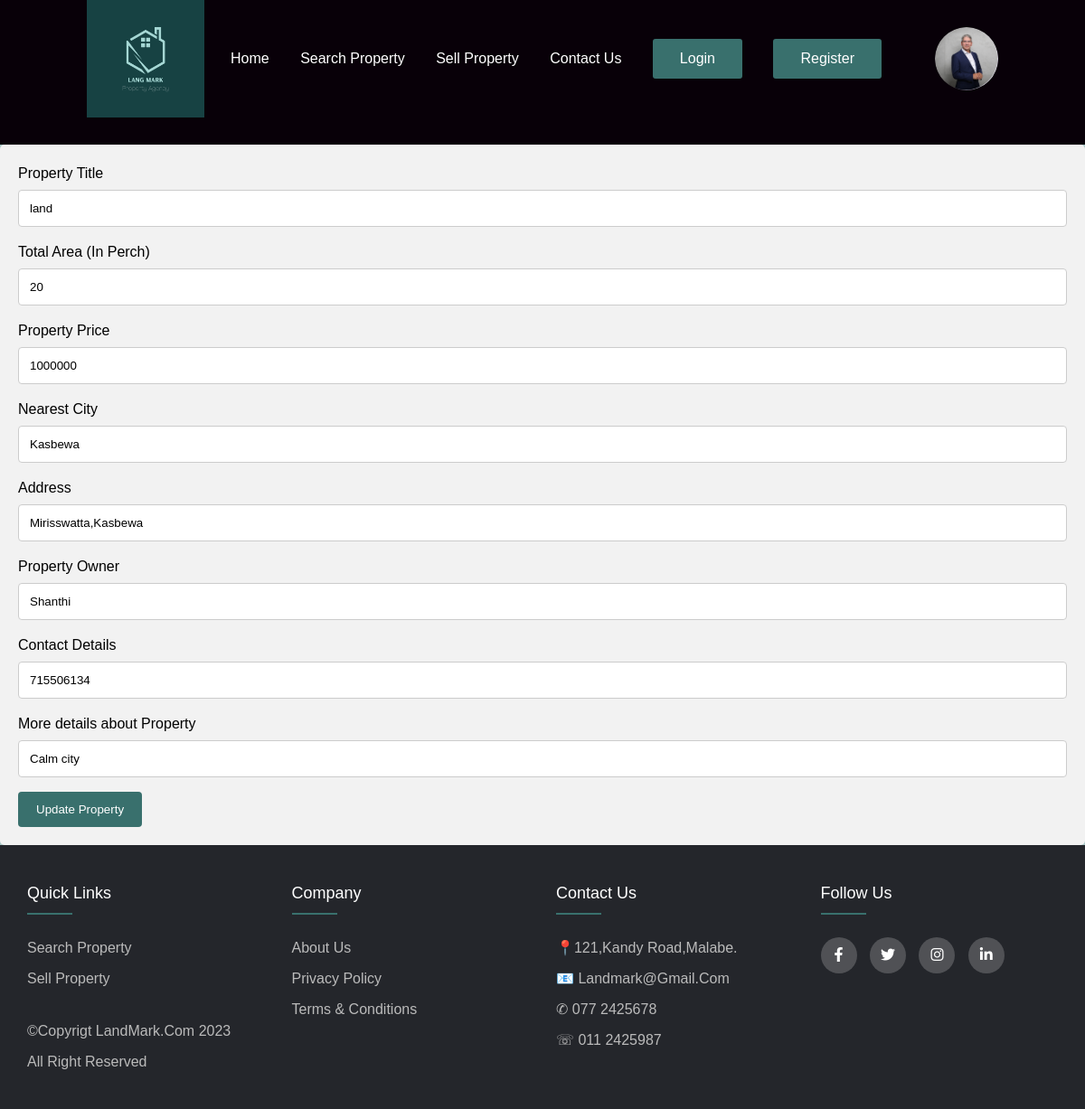
Screenshot of /edit_property.php?id=4 with the database file from the repository.
### tables this page shows
CREATE TABLE `tb_property` (
  `id` int(11) NOT NULL,
  `Property_Title` varchar(50) NOT NULL,
  `Total_Area` int(11) NOT NULL,
  `Property_Price` float NOT NULL,
  `Property_City` varchar(50) NOT NULL,
  `Property_Address` varchar(100) NOT NULL,
  `Property_Owner` varchar(50) NOT NULL,
  `Contact_Details` int(11) NOT NULL,
  `More_details` varchar(200) NOT NULL
);

### edit_property.php (the view, shortened to what this page needs)
<!DOCTYPE html>
<html>
<head>
<link href="style.css" rel="stylesheet" type="text/css">
<link rel="stylesheet" type="text/css" href="https://cdnjs.cloudflare.com/ajax/libs/font-awesome/6.4.0/css/all.min.css">
 <link rel="stylesheet" href="css/style.css">
<div class="header">
<nav>
     <img src="media/LAND MARK.png" class="logo">
	 <ul class="nav-links">
	 <li><a href="index.html">Home</a></li>
	  <li><a href="search.php">Search Property</a></li>
	 <li><a href="Add_property.html">Sell Property</a></li>
	 <li><a href="contact_us.html">Contact Us</a></li>
	 <li class="btn" ><a href="login.php"> Login </a></li>
	 <li class="btn2"><a href="Register.html"> Register </a></li>
	 </ul>
	  <a href=" " target="_blank">
	 <img src="media/user.png" class="user-pic"></a>
</nav>
</div>
</head>
<body>
   <form action="property_edit.php" method="post">
        <div class="container7">
		   <?php
               if (isset($_GET['id'])) {
                include("config.php");
                $id = $_GET['id'];
                $sql = "SELECT * FROM tb_property WHERE id=$id";
                $result = mysqli_query($conn,$sql);
                $row = mysqli_fetch_array($result);
                ?>
			 <label for="pname">Property Title</label>
				<input type="text" name="propertytitle" placeholder="Enter Property Title.." value = "<?php echo $row["Property_Title"];?>">
			<tr>
				  <label for="parea">Total Area (In Perch)</label>
				<input type="text" name="totalarea"  placeholder="Enter Total area" value = "<?php echo $row["Total_Area"];?>">
			</tr>
			<tr>
				  <label for="pprice">Property Price</label>
				<input type="text" name="propertyprice" placeholder="Enter Property Price.." value = "<?php echo $row["Property_Price"];?>" >
			</tr>
			<tr>
				  <label for="pcity">Nearest City</label>
				<input type="text" name="nearestcity" placeholder="Enter Nearest City.." value = "<?php echo $row["Property_City"];?>" >
			</tr>
			<tr>
				  <label for="padress">Address</label>
				<input type="text" name="Address" placeholder="Enter Property Address.." value = "<?php echo $row["Property_Address"];?>" >
			</tr>
			<tr>
				  <label for="powner">Property Owner</label>
				<input type="text" name="propertyowner" placeholder="Enter Property Owner Name.." value = "<?php echo $row["Property_Owner"];?>" >
			</tr>
			<tr>
				  <label for="ocontact">Contact Details</label>
				<input type="text" name="contactdetails" placeholder="Enter Contact Details.." value = "<?php echo $row["Contact_Details"];?>" >
			</tr>
			<tr>
			      <label for="Moreproperty">More details about Property</label>
				<input type="text" name="moredetails" placeholder="Enter Property Details.." value = "<?php echo $row["More_details"];?>" >
			</tr>
			</form>
            <div class="form-element my-4">
                <input type="submit" name="edit" value="Update Property" class="btn btn-primary">
            </div>
                <?php
            }else{
                echo "<h3>Property Does not Exist in the system</h3>";
            }
            ?>
</body>
<footer class="footer">
  	 <div class="container">
  	 	<div class="row">
  	 		<div class="footer-col">
  	 			<h4>Quick Links</h4>
  	 			<ul>
  	 				<li><a href="search.php">Search Property</a></li>
  	 				<li><a href="Add_property.html">Sell Property</a></li><BR>
  	 				<li><a>©Copyrigt LandMark.com 2023</a></li>
					<li><a>All Right Reserved</a></li>
  	 			</ul>
  	 		</div>
  	 		<div class="footer-col">
  	 			<h4>Company</h4>
  	 			<ul>
  	 				<li><a href="about_us.html">About Us</a></li>
  	 				<li><a href="Privacy_Policy.html">privacy policy</a></li>
  	 				<li><a href="terms_&_conditions.html">Terms & Conditions</a></li>
  	 			</ul>
  	 		</div>
  	 		<div class="footer-col">
  	 			<h4>Contact Us</h4>
  	 			<ul>
  	 			<li><a href="#">📍121,Kandy Road,Malabe.</li>
  	 				<li><a href="#">📧 landmark@gmail.com</li>
  	 				<li><a href="#">✆ 077 2425678</li>
  	 				<li><a href="#">☏ 011 2425987</a></li>
  	 			</ul>
  	 		</div>
  	 		<div class="footer-col">
  	 			<h4>follow us</h4>
  	 			<div class="social-links">
  	 				<a href="#"><i class="fab fa-facebook-f"></i></a>
  	 				<a href="#"><i class="fab fa-twitter"></i></a>
  	 				<a href="#"><i class="fab fa-instagram"></i></a>
  	 				<a href="#"><i class="fab fa-linkedin-in"></i></a>
  	 			</div>
  	 		</div>
  	 	</div>
  	 </div>
  </footer>
</body>
</html>
</html>

### css/style.css (style rules this page uses)
* { margin:0; padding:0; font-family:"poppins",sans-serif; box-sizing:border-box; }
.header { height:20vh; width:100%; padding: 0 8%; background:#080008; }
nav { display:flex; align-items:center; justify-content:space-between; overflow: auto; }
.logo { width:130px; }
.nav-links { padding:28px 0; }
.nav-links li { display:inline-block; margin:0 15px; }
.nav-links li a { text-decoration:none; color:#fff; padding:5px 0; position:relative; }
.nav-links li a::after { content:' '; background:#39706d; width:0%; height:2px; position:absolute; bottom:0; left:0; transition:width 0.5s; }
.user-pic { width:70px; border-radius:50%; cursor:pointer; margin-left:30px; }
.btn { background:#39706d; color:#fff; padding:10px 30px; border-radius:3px; cursor:pointer; }
.btn2 { background:#39706d; color:#fff; padding:10px 30px; border-radius:3px; cursor:pointer; }
body { line-height: 1.5; font-family: 'Poppins', sans-serif; background-color: #A9C7C5; }
* { margin:0; padding:0; box-sizing: border-box; }
.container { max-width: 1170px; margin:auto; }
.row { display: flex; flex-wrap: wrap; }
ul { list-style: none; }
.footer { background-color: #24262b; padding: 40px 0; }
.footer-col { width: 25%; padding: 0 15px; }
.footer-col h4 { font-size: 18px; color: #ffffff; text-transform: capitalize; margin-bottom: 35px; font-weight: 500; position: relative; }
.footer-col h4::before { content: ''; position: absolute; left:0; bottom: -10px; background-color: #39706d; height: 2px; box-sizing: border-box; width: 50px; }
.footer-col ul li:not(:last-child) { margin-bottom: 10px; }
.footer-col ul li a { font-size: 16px; text-transform: capitalize; color: #ffffff; text-decoration: none; font-weight: 300; color: #bbbbbb; display: block; transition: all 0.3s ease; }
.footer-col .social-links a { display: inline-block; height: 40px; width: 40px; background-color: rgba(255,255,255,0.2); margin:0 10px 10px 0; text-align: center; line-height: 40px; border-radius: 50%; color: #ffffff; transition: all 0.5s ease; }
body { font-family: Arial, Helvetica, sans-serif; }
* { box-sizing: border-box; }
input[type=text], select, textarea { width: 100%; padding: 12px; border: 1px solid #ccc; border-radius: 4px; box-sizing: border-box; margin-top: 6px; margin-bottom: 16px; resize: vertical; }
input[type=submit] { background-color: #39706d; color: white; padding: 12px 20px; border: none; border-radius: 4px; cursor: pointer; }
.container7 { border-radius: 5px; background-color: #f2f2f2; padding: 20px; }
* { box-sizing: border-box }
body { margin:0 }
img { vertical-align: middle; }
* { box-sizing:border-box }

### rows the page displays
tb_property: propertytitle "land", totalarea "20", propertyprice "1000000", nearestcity "Kasbewa", Address "Mirisswatta,Kasbewa", propertyowner "Shanthi", contactdetails "715506134", moredetails "Calm city"
